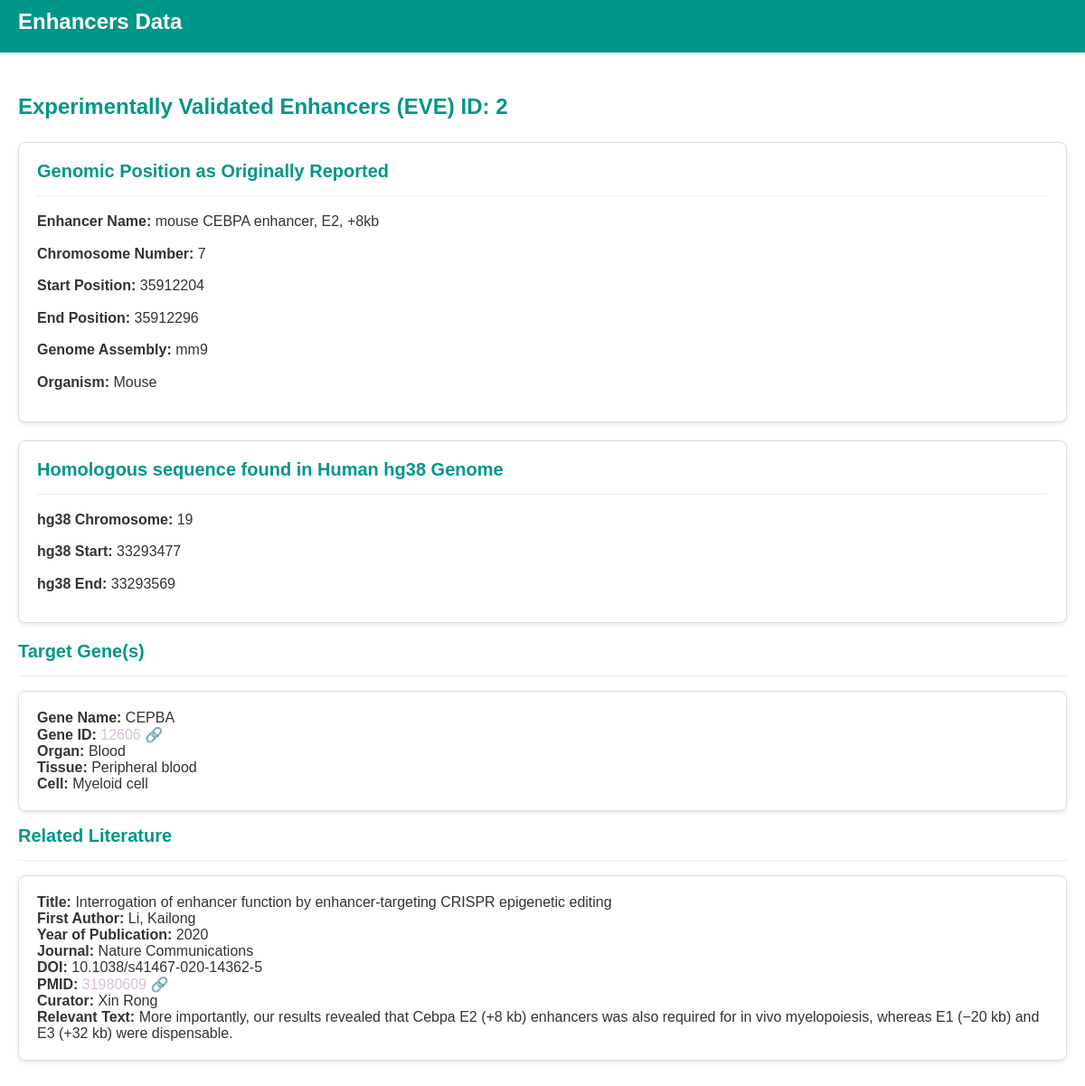
Screenshot of /enhancer/2/ with the database file from the repository.
### database/models.py (models this page shows)
class Enhancer(models.Model):
    enhancerID = models.AutoField(primary_key=True)
    enhancerName = models.CharField(max_length=255)
    chromosomeNumberAsReported = models.IntegerField()
    startAsReported = models.IntegerField()
    endAsReported = models.IntegerField()
    genomeAssemblyAsReported = models.CharField(max_length=255)
    organism = models.CharField(max_length=255)
    hg38Chromosome = models.IntegerField()
    hg38Start = models.IntegerField()
    hg38End = models.IntegerField()
    class Meta:
        unique_together = (('enhancerName', 'chromosomeNumberAsReported', 'startAsReported', 'endAsReported', 'genomeAssemblyAsReported'),)
        managed = False
        db_table = 'enhancers'

class Target(models.Model):
    targetID = models.AutoField(primary_key=True)
    geneName = models.CharField(max_length=255)
    geneID = models.IntegerField()
    organ = models.CharField(max_length=255)
    tissue = models.CharField(max_length=255)
    cell = models.CharField(max_length=255)
    class Meta:
        unique_together = (('geneName', 'geneID', 'organ', 'tissue', 'cell'),)
        managed = False
        db_table = 'targets'

class Evidence(models.Model):
    evidenceID = models.AutoField(primary_key=True)
    functionalYN = models.CharField(max_length=3)  # Assuming "Y/N" or similar short text
    methodAssay = models.CharField(max_length=255)
    relevantText = models.TextField()
    page = models.IntegerField()
    title = models.CharField(max_length=255)
    firstAuthor = models.CharField(max_length=255)
    pubYear = models.IntegerField()
    journal = models.CharField(max_length=255)
    volumePageNumber = models.CharField(max_length=255)
    doi = models.CharField(max_length=255)
    pmid = models.IntegerField()
    curator = models.CharField(max_length=255)
    date = models.DateField()
    comments = models.TextField()
    class Meta:
        unique_together = (('relevantText', 'pmid', 'comments', 'methodAssay', 'functionalYN'),)
        managed = False
        db_table = 'evidence'

### database/views.py (the view)
# urls.py: path('enhancer/<int:id>/', views.enhancer_detail_view, name='enhancer_detail'),
def enhancer_detail_view(request, id):
    enhancer = get_object_or_404(Enhancer, enhancerID=id)
    activities = Activity.objects.filter(enhancerID=enhancer.enhancerID)
    target_ids = activities.values_list('targetID', flat=True)
    evidence_ids = activities.values_list('evidenceID', flat=True)
    target_data = Target.objects.filter(targetID__in=target_ids)
    evidence_data = Evidence.objects.filter(evidenceID__in=evidence_ids)
    return render(request, 'enhancer_detail.html', {
        'item': enhancer,
        'target_data': target_data,
        'evidence_data': evidence_data,
    })

### templates/enhancer_detail.html (shortened to what this page needs)
<!DOCTYPE html>
<html lang="en">
<head>
</head>
<body>
    <div class="header-nav">
        <div class="nav-container">
            <div class="main-nav">
                <div class="logo">
                    <h1 style="color: white; margin: 0;">Enhancers Data</h1>
                </div>
            </div>
        </div>
    </div>
    <div class="content-area">
        <h1>Experimentally Validated Enhancers (EVE) ID: {{ item.enhancerID }}</h1>
        <div class="genomic-position">
            <h2>Genomic Position as Originally Reported</h2>
            <hr>
            <p><strong>Enhancer Name:</strong> {{ item.enhancerName }}</p>
            <p><strong>Chromosome Number:</strong> {{ item.chromosomeNumberAsReported }}</p>
            <p><strong>Start Position:</strong> {{ item.startAsReported }}</p>
            <p><strong>End Position:</strong> {{ item.endAsReported }}</p>
            <p><strong>Genome Assembly:</strong> {{ item.genomeAssemblyAsReported }}</p>
            <p><strong>Organism:</strong> {{ item.organism }}</p>
        </div>
        <div class="conserved-sequence">
            <h2>Homologous sequence found in Human hg38 Genome</h2>
            <hr>
            <p><strong>hg38 Chromosome:</strong> {{ item.hg38Chromosome }}</p>
            <p><strong>hg38 Start:</strong> {{ item.hg38Start }}</p>
            <p><strong>hg38 End:</strong> {{ item.hg38End }}</p>
        </div>
        <h2>Target Gene(s)</h2>
        <hr>
        {% if target_data %}
            <ul id="related-targets-list">
            {% for target in target_data %}
                <li>
                    <strong>Gene Name:</strong> {{ target.geneName }} <br>
                    <strong>Gene ID:</strong>
                    <a href="https://www.ncbi.nlm.nih.gov/gene/{{ target.geneID }}" target="_blank" style="color: #D8BFD8; text-decoration: none;">
                        {{ target.geneID }} 🔗
                    </a><br>
                    <strong>Organ:</strong> {{ target.organ }} <br>
                    <strong>Tissue:</strong> {{ target.tissue }} <br>
                    <strong>Cell:</strong> {{ target.cell }} <br>
                </li>
            {% endfor %}
            </ul>
        {% else %}
            <p>No target gene found.</p>
        {% endif %}
        <h2>Related Literature</h2>
        <hr>
        {% if evidence_data %}
            <ul>
            {% for evidence in evidence_data %}
                <li>
                    <strong>Title:</strong> {{ evidence.title }} <br>
                    <strong>First Author:</strong> {{ evidence.firstAuthor }} <br>
                    <strong>Year of Publication:</strong> {{ evidence.pubYear }} <br>
                    <strong>Journal:</strong> {{ evidence.journal }} <br>
                    <strong>DOI:</strong> {{ evidence.doi }} <br>
                    <strong>PMID:</strong>
                    <a href="https://pubmed.ncbi.nlm.nih.gov/{{ evidence.pmid }}" target="_blank" style="color: #D8BFD8; text-decoration: none;">
                        {{ evidence.pmid }} 🔗
                    </a>
                    <br>
                    <strong>Curator:</strong> {{ evidence.curator }} <br>
                    <strong>Relevant Text:</strong> {{ evidence.relevantText }} <br>
                </li>
            {% endfor %}
            </ul>
        {% else %}
            <p>No related evidence found.</p>
        {% endif %}
    </div>
</body>
</html>

### templates/enhancer_detail.html (style rules this page uses)
.header-nav { background-color: #009688; padding: 10px 0; margin-bottom: 10px; box-shadow: 0 2px 5px rgba(0, 0, 0, 0.1); }
.nav-container { max-width: 1200px; margin: 0 auto; padding: 0 20px; }
body { background-color: #fff; color: #333; font-family: 'Arial', sans-serif; margin: 0; padding: 0; }
.content-area { max-width: 1200px; margin: 0 auto; padding: 20px; }
h1, h2, h3 { color: #009688; margin-bottom: 15px; }
h1 { font-size: 24px; padding-bottom: 10px; }
h2 { font-size: 20px; margin-top: 0px; }
hr { border: none; border-top: 1px solid #eee; margin: 15px 0; }
.genomic-position, .conserved-sequence { background-color: #fff; border: 1px solid #ddd; border-radius: 8px; padding: 20px; margin-bottom: 20px; box-shadow: 0 2px 5px rgba(0, 0, 0, 0.1); }
ul { list-style-type: none; padding-left: 0; }
ul li { background-color: #fff; border: 1px solid #ddd; border-radius: 8px; padding: 20px; margin-bottom: 15px; box-shadow: 0 2px 5px rgba(0, 0, 0, 0.1); transition: transform 0.3s ease, box-shadow 0.3s ease; }
a { text-decoration: none; color: #009688; }
p { margin: 10px 0; line-height: 1.6; }
strong { color: #333; font-weight: 600; }
a[target="_blank"]::after { font-size: 0.9em; }

### rows the page displays
Enhancer: enhancerID "2", enhancerName "mouse CEBPA enhancer, E2, +8kb", chromosomeNumberAsReported "7", startAsReported "35912204", endAsReported "35912296", genomeAssemblyAsReported "mm9", organism "Mouse", hg38Chromosome "19", hg38Start "33293477", hg38End "33293569"
Target: geneName "CEPBA", geneID "12606", organ "Blood", tissue "Peripheral blood", cell "Myeloid cell"
Evidence: title "Interrogation of enhancer function by enhancer-targeting CRISPR epigenetic editing", firstAuthor "Li, Kailong", pubYear "2020", journal "Nature Communications", doi "10.1038/s41467-020-14362-5", pmid "31980609", curator "Xin Rong", relevantText "More importantly, our results revealed that Cebpa E2 (+8 kb) enhancers was also required for in vivo myelopoiesis, whereas E1 (−20 kb) and E3 (+32 kb) were dispensable."
